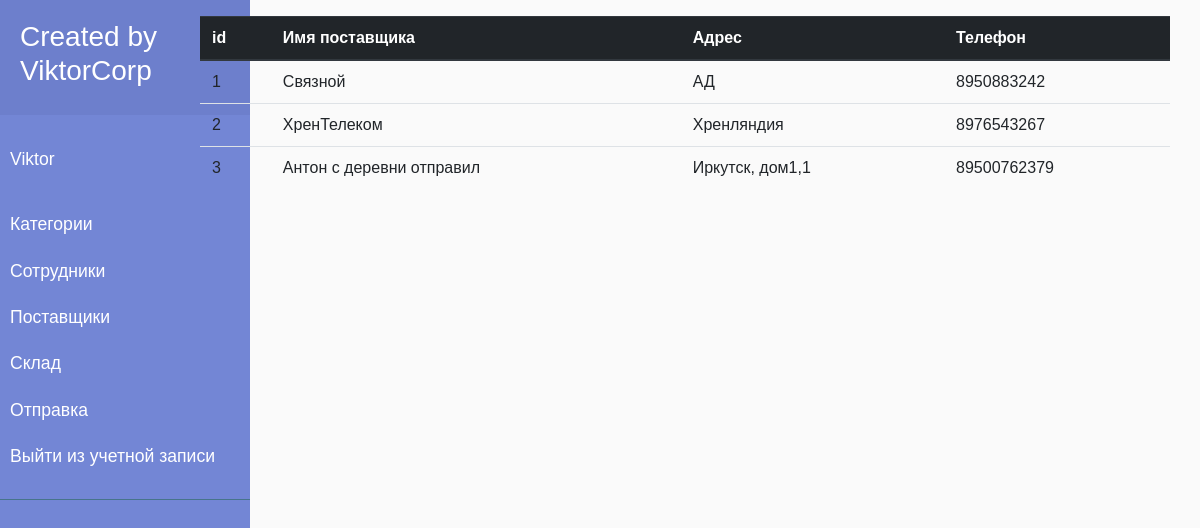
Screenshot of /postavka/ (signed in) with the database file from the repository.
### skladik/models.py (models this page shows, shortened)
class postavka(models.Model):
  kod_postavki = models.IntegerField()
  postavshik_name = models.CharField(max_length=200)
  adres = models.CharField(max_length=200)
  telephone = models.IntegerField()

### skladik/views.py (the view)
# urls.py: path('postavka/', views.post, name = 'post'),
def post(request):
	postavka_otobr = postavka.objects.all()
	post = {'postavka_otobr': postavka_otobr}
	return render(request, 'accounts/postavka.html', post)

### skladik/templates/accounts/postavka.html (shortened to what this page needs)
{% extends 'base.html' %}
{% load static %}
	{% block body %}
		{% if user.is_authenticated %}
		<table class="table">
			<thead class="thead-dark">
				<tr>
				<th scope="col">id</th>
				<th scope="col">Имя поставщика</th>
				<th scope="col">Адрес</th>
				<th scope="col">Телефон</th>
				</tr>
				</thead>
			{% for postavka in postavka_otobr %}
			<tr>
				<td>{{ postavka.id }}</td>
				<td>{{ postavka.postavshik_name }}</td>
				<td>{{ postavka.adres }}</td>
				<td>{{ postavka.telephone }}</td>
			</tr>
			{% endfor %}
		</table>
{% endif %}
{% endblock %}

### skladik/templates/base.html (shortened to what this page needs)
<html>
	<head>
		<link rel="stylesheet" href="https://maxcdn.bootstrapcdn.com/bootstrap/4.0.0/css/bootstrap.min.css">
		{% load static %}
		<link rel="stylesheet" href="{% static 'skladik/style.css' %}">
	</head>
    <body>
        <div class="container-fluid" style="margin-left:-15px">
            <div class="row">
                <div class="col-lg-2">
<nav id="sidebar">
        <div class="sidebar-header">
            <h3>Created by ViktorCorp</h3>
        </div>
        <ul class="list-unstyled components">
            <p>{{ user.username }}</p>
            <li>
                <a href="{% url 'category'%}">Категории</a>
            </li>
            <li>
                <a href="{% url 'sotrudnik'%}">Сотрудники</a>
            </li>
            <li>
                <a href="{% url 'post'%}">Поставщики</a>
            </li>
            <li>
                <a href="{% url 'index'%}">Склад</a>
            </li>
            <li>
                <a href="{% url 'otpr'%}">Отправка</a>
            </li>
                        <li>
                {% if user.is_authenticated %}
                <a href="{% url 'logout' %}">Выйти из учетной записи</a>
                {% else %}
                <a href="{% url 'login' %}">Войти</a>
                {% endif %}
            </li>
    </nav>
                </div>
                <div class="col-lg-10">
                                        {% block body %}
                    {% endblock %}
                </div>
            </div>
        </div>
    </body>
</html>

### skladik/static/skladik/style.css (style rules this page uses)
#sidebar { min-width: 250px; max-width: 250px; min-height: 100vh; }
body { font-family: 'Poppins', sans-serif; background: #fafafa; }
p { font-family: 'Poppins', sans-serif; font-size: 1.1em; font-weight: 300; line-height: 1.7em; color: #999; }
a, a:hover, a:focus { color: inherit; text-decoration: none; transition: all 0.3s; }
#sidebar { background: #7386D5; color: #fff; transition: all 0.3s; }
#sidebar .sidebar-header { padding: 20px; background: #6d7fcc; }
#sidebar ul.components { padding: 20px 0; border-bottom: 1px solid #47748b; }
#sidebar ul p { color: #fff; padding: 10px; }
#sidebar ul li a { padding: 10px; font-size: 1.1em; display: block; }

### rows the page displays
postavka: id "1", postavshik_name "Связной", adres "АД", telephone "8950883242"
postavka: id "2", postavshik_name "ХренТелеком", adres "Хренляндия", telephone "8976543267"
postavka: id "3", postavshik_name "Антон с деревни отправил", adres "Иркутск, дом1,1", telephone "89500762379"

### other values shown
{{ user.username }} "Viktor"
